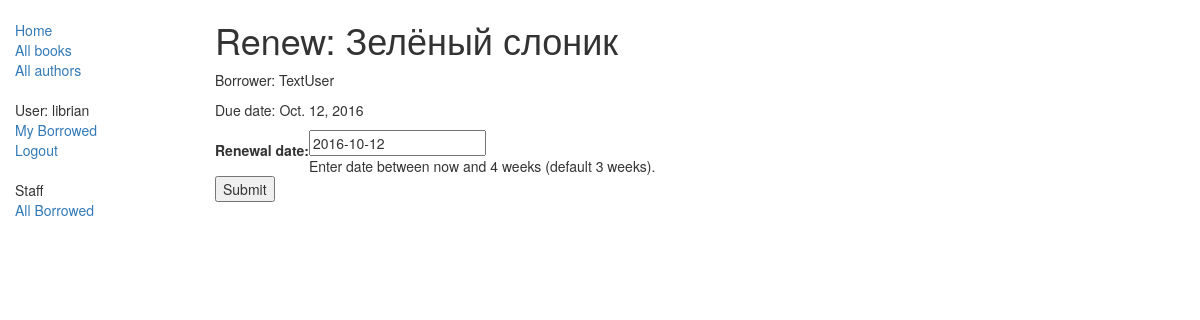
Screenshot of /catalog/book/61f9242e-ff14-4649-8f38-34c622f448f0/renew/ (signed in) with the database file from the repository.
### catalog/models.py (models this page shows, shortened)
class BookInstance(models.Model):
    id = models.UUIDField(primary_key=True, default=uuid.uuid4, help_text="Unique ID for this particular book across whole library")
    book = models.ForeignKey('Book', on_delete=models.SET_NULL, null=True)
    imprint = models.CharField(max_length=200)
    due_back = models.DateField(null=True, blank=True)
    borrower = models.ForeignKey(User, on_delete=models.SET_NULL, null=True, blank=True)
    LOAN_STATUS = (
        ('m', 'Maintenance'),
        ('o', 'On loan'),
        ('a', 'Available'),
        ('r', 'Reserved'),
    )
    status = models.CharField(max_length=1, choices=LOAN_STATUS, blank=True, default='m', help_text='Book availability')
    class Meta:
        ordering = ["due_back"]
        permissions = (("can_mark_returned", "Set book as returned"),)

class Book(models.Model):
    title = models.CharField(max_length=200)
    author = models.ForeignKey('Author', on_delete=models.SET_NULL, null=True)
    summary = models.TextField(max_length=1000, help_text="Enter a brief description of the book")
    isbn = models.CharField('ISBN', max_length=13, help_text='13 Character < a href = "https://www.isbn-international.org/content/what-isbn">ISBN number</a>')
    genre = models.ManyToManyField(Genre, help_text="Select a genre for this book")
    def display_genre(self):
        return ', '.join([genre.name for genre in self.genre.all() [:3]])
    display_genre.short_description = 'Genre'

### catalog/views.py (the view)
# urls.py: url(r'^book/(?P<pk>[-\w]+)/renew/$', views.renew_book_librarian, name='renew-book-librarian'),
@permission_required('catalog.can_mark_returned')
def renew_book_librarian(request, pk):
    book_inst = get_object_or_404(BookInstance, pk=pk)
    if request.method == 'POST':
        form = RenewBookForm(request.POST)
        if form.is_valid():
            book_inst.due_back = form.cleaned_data['renewal_date']
            book_inst.save()
            return HttpResponseRedirect(reverse('all-borrowed') )
    else:
        proposed_renewal_date = datetime.date.today() + datetime.timedelta(weeks=3)
        form = RenewBookForm(initial={'renewal_date': proposed_renewal_date,})
    return render(request, 'catalog/book_renew_librarian.html', {'form': form, 'bookinst':book_inst})

### catalog/forms.py (shortened to what this page needs)
class RenewBookForm(forms.Form):
    renewal_date = forms.DateField(help_text="Enter a date between now and 4 weeks (default 3).")

### catalog/templates/catalog/book_renew_librarian.html (shortened to what this page needs)
{% extends "base_generic.html" %}
{% block content %}
    <h1>Renew: {{bookinst.book.title}}</h1>
    <p>Borrower: {{bookinst.borrower}}</p>
    <p{% if bookinst.is_overdue %} class="text-danger"{% endif %}>Due date: {{bookinst.due_back}}</p>
    <form action="" method="post">
        <table>
            <tr>
                <th><label for="id_renewal_date">Renewal date:</label></th>
                <td>
                    <input id="id_renewal_date" name="renewal_date" type="text" value="2016-10-12" required /><br/>
                    <span class="helptext">Enter date between now and 4 weeks (default 3 weeks).</span>
                </td>
            </tr>
        </table>
        <input type="submit" value="Submit" />
    </form>
{% endblock %}

### catalog/templates/base_generic.html (shortened to what this page needs)
<!DOCTYPE html>
<html lang="en">
<head>
    <link rel="stylesheet" href="https://maxcdn.bootstrapcdn.com/bootstrap/3.3.7/css/bootstrap.min.css">
    {% load static %}
    <link rel="stylesheet" href="{% static 'css/styles.css' %}">
</head>
<body>
<div class="container-fluid">
    <div class="row">
        <div class="col-sm-2">
            {% block sidebar %}
            <ul class="sidebar-nav">
                <li><a href="{% url 'index' %}">Home</a></li>
                <li><a href="{% url 'books' %}">All books</a></li>
                <li><a href="">All authors</a></li><br>
                {% if user.is_authenticated %}
                <li>User: {{ user.get_username }}</li>
                <li><a href="{% url 'my-borrowed' %}">My Borrowed</a></li>
                <li><a href="{% url 'logout'%}?next={{request.path}}">Logout</a></li>
                {% else %}
                <li><a href="{% url 'login'%}?next={{request.path}}">Login</a></li>
                {% endif %}<br>
                {% if perms.catalog.can_mark_returned %}
                <li>Staff</li>
                <li><a href="{% url 'all-borrowed' %}">All Borrowed</a></li>
                {% endif %}
            </ul>
            {% endblock %}
        </div>
        <div class="col-sm-10 ">
            {% block content %}{% endblock %}
        </div>
    </div>
</div>
</body>
</html>

### catalog/static/css/styles.css (style rules this page uses)
.sidebar-nav { margin-top: 20px; padding: 0; list-style: none; }

### rows the page displays
BookInstance: book "Зелёный слоник", borrower "TextUser", due_back "Oct. 12, 2016"

### other values shown
{{ user.get_username }} "librian"
